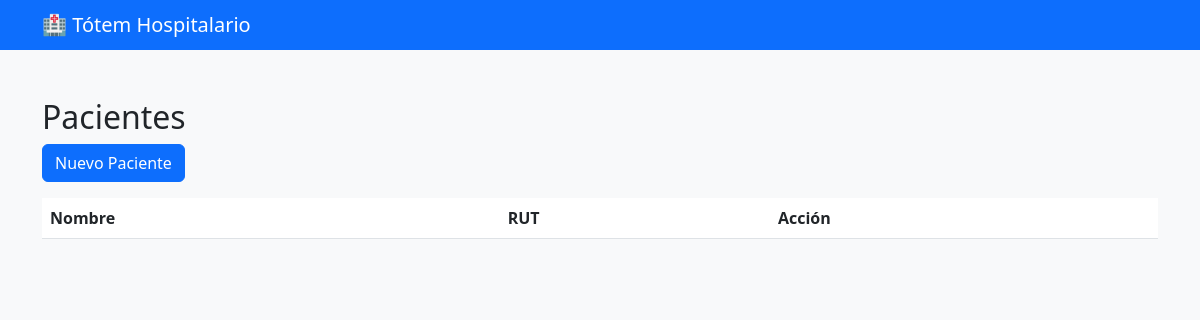
Page /checkin/pacientes/ on the earlier database version.
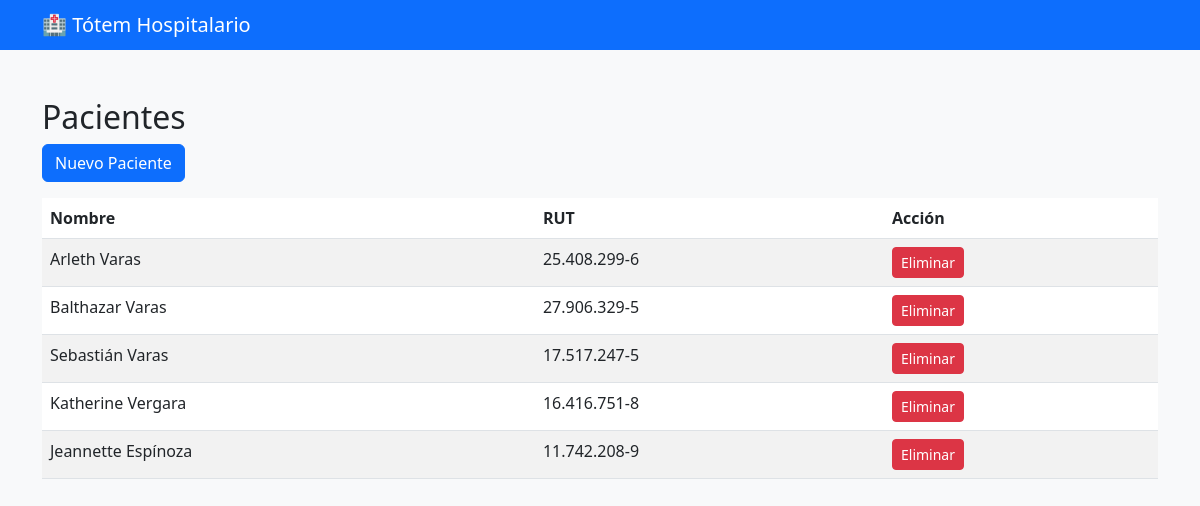
Same page on the later database version.
### checkin/models.py (models this page shows, shortened)
class Paciente(models.Model):
    rut = models.CharField(max_length=12, unique=True)
    nombre = models.CharField(max_length=100)

### checkin/views.py (the view)
# urls.py: path('pacientes/', views.lista_pacientes, name='lista_pacientes'), #ruta para listar pacientes
def lista_pacientes(request):
    pacientes = Paciente.objects.all()
    return render(request, 'lista_pacientes.html', {'pacientes': pacientes})

### checkin/templates/lista_pacientes.html
{% extends 'base.html' %}
{% block content %}
<h2>Pacientes</h2>
<a href="/checkin/crear/" class="btn btn-primary mb-3">Nuevo Paciente</a>
<table class="table table-striped">
    <thead>
        <tr>
            <th>Nombre</th>
            <th>RUT</th>
            <th>Acción</th>
        </tr>
    </thead>
    <tbody>
    {% for p in pacientes %}
        <tr>
            <td>{{ p.nombre }}</td>
            <td>{{ p.rut }}</td>
            <td>
                <a href="/checkin/pacientes/eliminar/{{p.id}}/" class="btn btn-danger btn-sm">
                    Eliminar
                </a>
            </td>
        </tr>
    {% endfor %}
    </tbody>
</table>
{% endblock %}

### checkin/templates/base.html (shortened to what this page needs)
<!DOCTYPE html>
<html lang="es">
<hea>
    <link href="https://cdn.jsdelivr.net/npm/bootstrap@5.3.0/dist/css/bootstrap.min.css" rel="stylesheet">
</head>
<body class="bg-light">
    <nav class="navbar navbar-dark bg-primary">
    <div class="container">
        <span class="navbar-brand mb-0 h1">🏥 Tótem Hospitalario</span>
    </div>
</nav>
 <div class="container mt-5">
    {% block content %}
    {% endblock %}
</div>
</body>
</html>

Differences in the rows shown:
added Paciente: nombre "Arleth Varas", rut "25.408.299-6"
added Paciente: nombre "Balthazar Varas", rut "27.906.329-5"
added Paciente: nombre "Sebastián Varas", rut "17.517.247-5"
added Paciente: nombre "Katherine Vergara", rut "16.416.751-8"
added Paciente: nombre "Jeannette Espínoza", rut "11.742.208-9"
